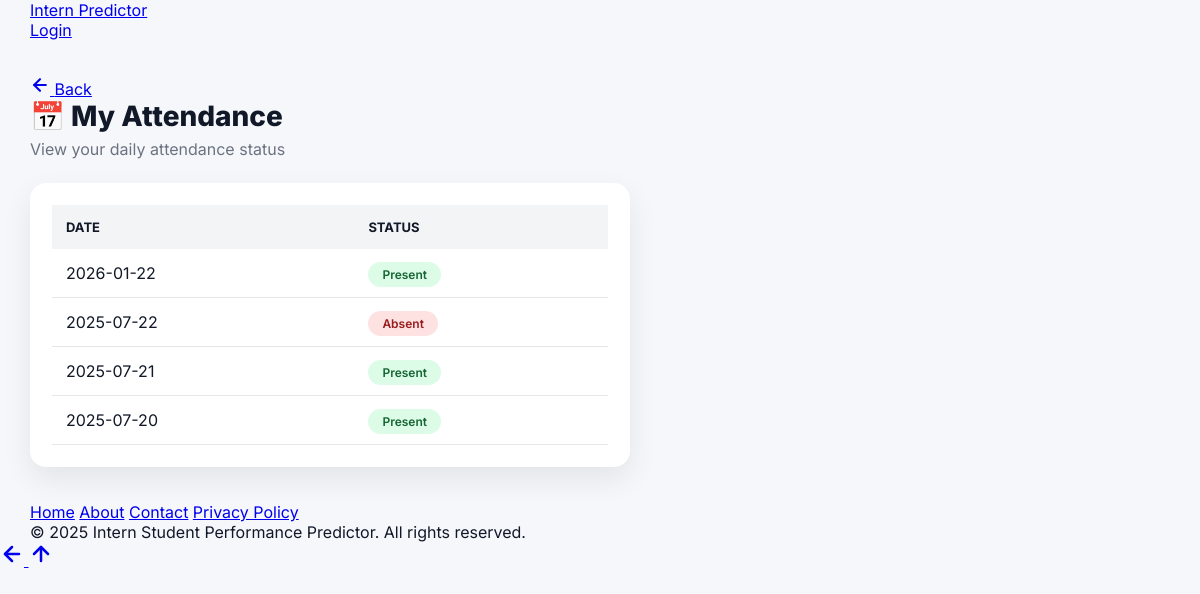
/student/attendance (signed in), run on the app's committed database.
### tables this page shows
CREATE TABLE attendance (
            id INTEGER PRIMARY KEY AUTOINCREMENT,
            student_id INTEGER NOT NULL, -- FK to students.id
            date TEXT NOT NULL, -- YYYY-MM-DD
            status TEXT NOT NULL, -- 'present', 'absent'
            FOREIGN KEY (student_id) REFERENCES students(id),
            UNIQUE(student_id, date) -- Ensure only one attendance record per student per day
        );

### app.py (the view)
@app.route('/student/attendance')
def intern_attendance():
    if not is_intern_logged_in():
        return redirect(url_for('login'))
    conn = sqlite3.connect(DATABASE)
    cursor = conn.cursor()
    cursor.execute("SELECT id FROM students WHERE user_id = ?", (session['user_id'],))
    student_id_row = cursor.fetchone()
    attendance_records = []
    if student_id_row:
        current_student_db_id = student_id_row[0]
        cursor.execute("SELECT date, status FROM attendance WHERE student_id = ? ORDER BY date DESC", (current_student_db_id,))
        attendance_records = cursor.fetchall()
    conn.close()
    return render_template('intern_attendance.html', username=session['username'], attendance_records=attendance_records)

### app.py (called while the page is built)
def is_intern_logged_in():
    return 'role' in session and session['role'] == 'intern'

### templates/intern_attendance.html (shortened to what this page needs)
{% extends "base.html" %}
{% block content %}
<h2 class="page-title">📅 My Attendance</h2>
<p class="subtitle">View your daily attendance status</p>
{% if attendance_records %}
<div class="card">
    <table class="attendance-table">
        <thead>
            <tr>
                <th>Date</th>
                <th>Status</th>
            </tr>
        </thead>
        <tbody>
            {% for record in attendance_records %}
            <tr>
                <td>{{ record[0] }}</td>
                <td>
                    {% if record[1] == 'present' %}
                        <span class="status present">Present</span>
                    {% elif record[1] == 'absent' %}
                        <span class="status absent">Absent</span>
                    {% else %}
                        <span class="status not-recorded">Not Recorded</span>
                    {% endif %}
                </td>
            </tr>
            {% endfor %}
        </tbody>
    </table>
</div>
{% else %}
<div class="card empty-card">
    <p>🚫 No attendance records found.</p>
</div>
{% endif %}
{% endblock %}

### static/css/style.css (style rules this page uses)
:root { --bg-main: #f5f7fb; --bg-secondary: #ffffff; --card-bg: #ffffff; --border-color: #e5e7eb; --text-primary: #111827; --text-secondary: #6b7280; --primary: #2563eb; --primary-light: #3b82f6; --success: #10b981; --warning: #f59e0b; --danger: #ef4444; --purple: #8b5cf6; --teal: #14b8a6; --pink: #ec4899; --gray: #9ca3af; --radius-sm: 8px; --radius-md: 14px; --radius-lg: 20px; --shadow-sm: 0 4px 12px rgba(0,0,0,0.06); --shadow-md: 0 10px 30px rgba(0,0,0,0.08); --font-main: 'Inter', system-ui, sans-serif; }
* { margin: 0; padding: 0; box-sizing: border-box; }
body { font-family: var(--font-main); background: var(--bg-main); color: var(--text-primary); min-height: 100vh; }
.subtitle { margin-top: 6px; color: var(--text-secondary); }
.page-title { font-size: 26px; font-weight: 700; margin-bottom: 20px; }
.card { background: #fff; padding: 20px; border-radius: 14px; box-shadow: 0 6px 20px rgba(0,0,0,0.06); }

### templates/intern_attendance.html (style rules this page uses)
.page-title { font-size: 28px; font-weight: 800; margin-bottom: 6px; }
.subtitle { color: #6b7280; margin-bottom: 24px; }
.card { background: #ffffff; padding: 22px; border-radius: 16px; box-shadow: 0 12px 30px rgba(0,0,0,0.08); max-width: 600px; }
.attendance-table { width: 100%; border-collapse: collapse; }
.attendance-table th { background: #f3f4f6; padding: 14px; text-align: left; font-size: 13px; font-weight: 700; text-transform: uppercase; }
.attendance-table td { padding: 14px; border-bottom: 1px solid #e5e7eb; }
.status { padding: 5px 14px; border-radius: 999px; font-size: 12px; font-weight: 600; }
.status.present { background: #dcfce7; color: #166534; }
.status.absent { background: #fee2e2; color: #991b1b; }

### data on the page
attendance: date "2026-01-22", status "Present"
attendance: date "2025-07-22", status "Absent"
attendance: date "2025-07-21", status "Present"
attendance: date "2025-07-20", status "Present"
